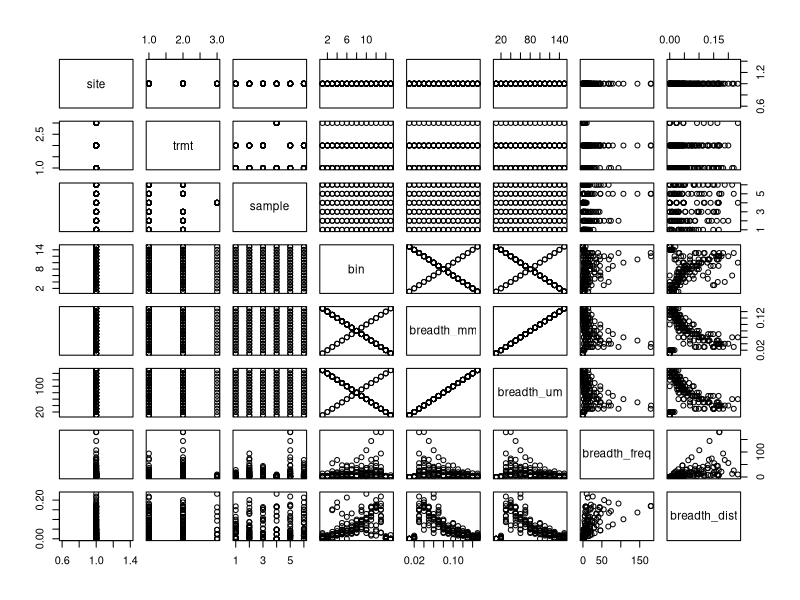

Write R code to recreate this figure. (Note: this script raises an error after producing the figure.)
# Erin Rooney
# August 3 2020
# Pore throat statistics

breadthdata_csv = read.csv("processed/ftc_porethroatdist_july312020_2.csv") 
plot(breadthdata_csv)
rep_1 = breadthdata_csv[breadthdata_csv$sample=="40_50_16",]

tool = breadthdata_csv[breadthdata_csv$site=="tool,"]

################

breadth_aov1 = aov("breadth_dist" ~ "trmt" * "bin", data = tool)
summary(breadth_aov1)



################

library(ggplot2)


##############

p = ggplot(rep_1, aes(x = breadth_um, y=breadth_dist, color = trmt ))+
  geom_line(size = 1)+
  #geom_density(adjust=0.5)+
  
  labs (title = "Impact of Freeze/Thaw Cycles on Pore Size Distribution",
        subtitle = "40-50 cm, 16% moisture",
        caption = "Permafrost Soil Aggregate from Toolik, Alaska",
        tag = "Figure 1",
        x = expression (bold ("Pore Throat Diameter, um")),
        y = expression (bold ("Distribution, %")))

p + scale_color_manual(values=c("#00FFFF", "#996633"))

###################

library(tidyr)

bindat_aov1 = aov(data = tool, "breadth_dist" ~ "trmt")
summary(bindat_aov1)

bindat_aov1 = aov("breadth_dist" ~ "trmt", data = tool)
summary(bindat_aov1)

aov()


###############

rep_2 = breadthdata_csv[breadthdata_csv$sample=="40_50_28",]

p = ggplot(rep_2, aes(x = breadth_um, y=breadth_dist, color = trmt ))+
  geom_line(size = 1)+
  #geom_density(adjust=0.5)+
  
  labs (title = "Impact of Freeze/Thaw Cycles on Pore Size Distribution",
        subtitle = "40-50 cm, 28% moisture",
        caption = "Permafrost Soil Aggregate from Toolik, Alaska",
        tag = "Figure 2",
        x = expression (bold ("Pore Throat Diameter, um")),
        y = expression (bold ("Distribution, %")))

p + scale_color_manual(values=c("#00FFFF", "#996633"))


###############

rep_3 = breadthdata_csv[breadthdata_csv$sample=="28_38_28",]

p = ggplot(rep_3, aes(x = breadth_um, y=breadth_dist, color = trmt ))+
  geom_line(size = 1)+
  #geom_density(adjust=0.5)+
  
  labs (title = "Impact of Freeze/Thaw Cycles on Pore Size Distribution",
        subtitle = "28-38 cm, 28% moisture",
        caption = "Permafrost Soil Aggregate from Toolik, Alaska",
        tag = "Figure 3",
        x = expression (bold ("Pore Throat Diameter, um")),
        y = expression (bold ("Distribution, %")))


p + scale_color_manual(values=c("#00FFFF", "#996633"))

###################

rep_4 = breadthdata_csv[breadthdata_csv$sample=="28_38_12",]

p = ggplot(rep_4, aes(x = breadth_um, y=breadth_dist, color = trmt ))+
  geom_line(size = 1)+
  #geom_density(adjust=0.5)+
  
  labs (title = "Impact of Freeze/Thaw Cycles on Pore Size Distribution",
        subtitle = "28-38 cm, 16% moisture",
        caption = "Permafrost Soil Aggregate from Toolik, Alaska",
        tag = "Figure 4",
        x = expression (bold ("Pore Throat Diameter, um")),
        y = expression (bold ("Distribution, %")))

p + scale_color_manual(values=c("#00FFFF", "#996633"))


###################

rep_5 = breadthdata_csv[breadthdata_csv$sample=="41_50_16",]

p = ggplot(rep_5, aes(x = breadth_um, y=breadth_dist, color = trmt))+
  geom_line(size = 1)+
  #geom_density(adjust=0.5)+
  
  labs (title = "Impact of Freeze/Thaw Cycles on Pore Size Distribution",
        subtitle = "41-50 cm, 16% moisture",
        caption = "Permafrost Soil Aggregate from Toolik, Alaska",
        tag = "Figure 5",
        x = expression (bold ("Pore Throat Diameter, um")),
        y = expression (bold ("Distribution, %")))

p + scale_color_manual(values=c("#00FFFF", "#996633"))


####################

rep_6 = breadthdata_csv[breadthdata_csv$sample=="41_50_28",]

p = ggplot(rep_6, aes(x = breadth_um, y=breadth_dist, color = trmt))+
  geom_line(size = 1)+
  #geom_density(adjust=0.5)+
  
  labs (title = "Impact of Freeze/Thaw Cycles on Pore Size Distribution",
        subtitle = "41-50 cm, 28% moisture",
        caption = "Permafrost Soil Aggregate from Toolik, Alaska",
        tag = "Figure 6",
        x = expression (bold ("Pore Throat Diameter, um")),
        y = expression (bold ("Distribution, %")))

p + scale_color_manual(values=c("#00FFFF", "#996633"))

